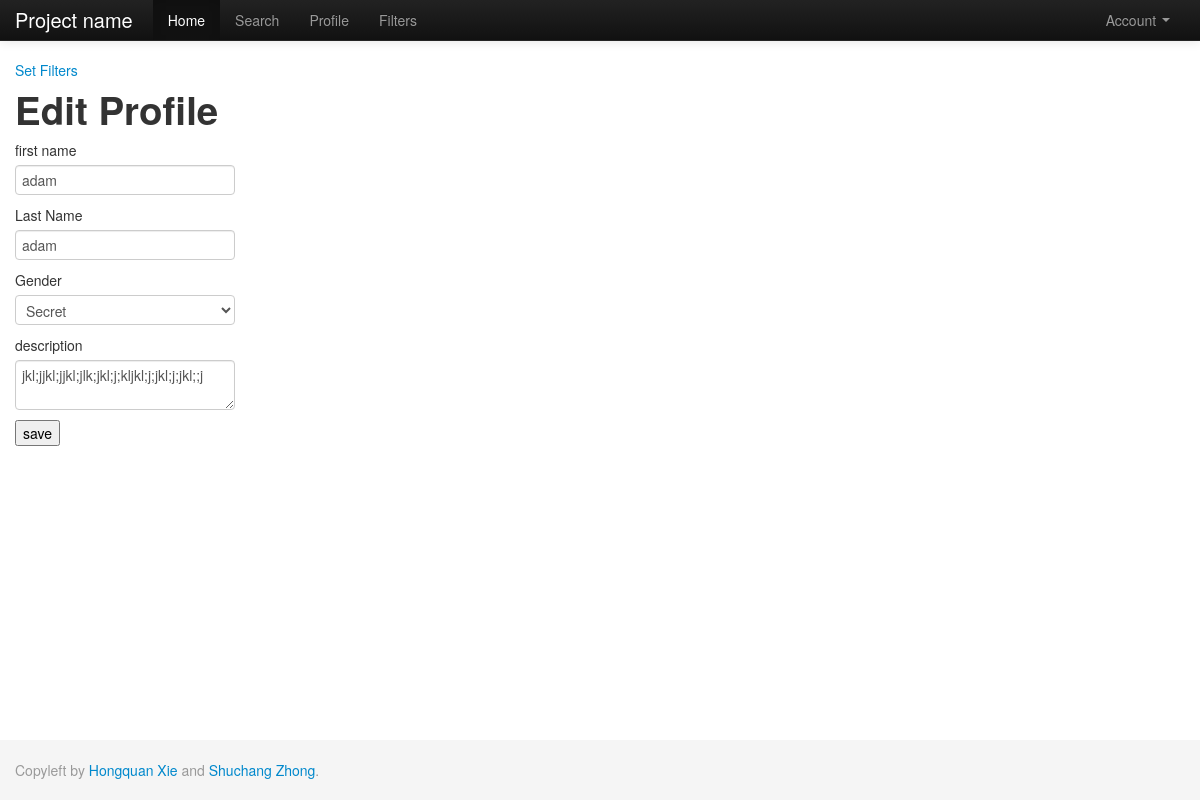
/index.php/setting/set_profile (signed in), run on an earlier commit of the app's database.
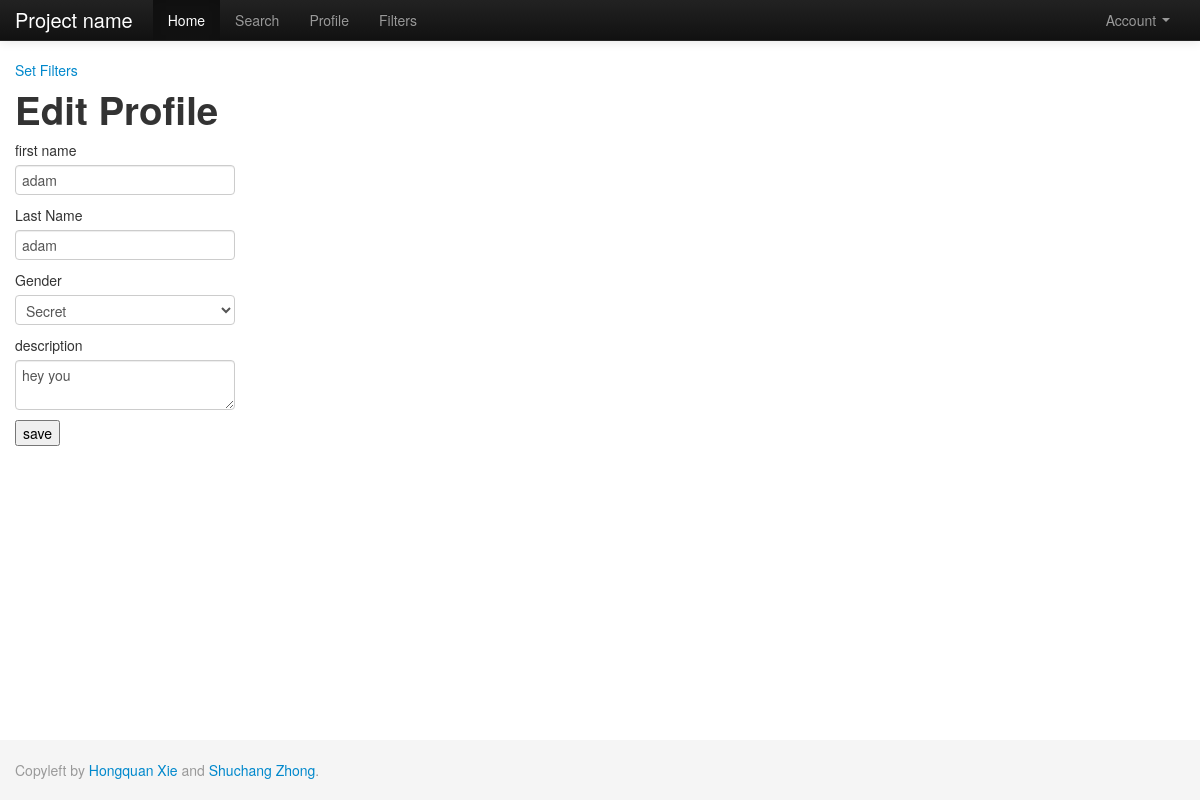
And on a later commit of the database.
### tables this page shows
CREATE TABLE IF NOT EXISTS `user` (
  `uid` int(11) NOT NULL AUTO_INCREMENT,
  `uname` varchar(50) NOT NULL,
  `email` varchar(50) NOT NULL,
  `password` varchar(50) NOT NULL,
  `dt_inserted` datetime NOT NULL,
  `dt_edited` timestamp NOT NULL DEFAULT '0000-00-00 00:00:00' ON UPDATE CURRENT_TIMESTAMP,
  `first_name` varchar(50) NOT NULL,
  `last_name` varchar(50) NOT NULL,
  `gender` tinyint(1) DEFAULT NULL,
  `photo` varchar(100) DEFAULT NULL,
  `description` varchar(1000) NOT NULL,
  `last_latitude` float NOT NULL DEFAULT '0',
  `last_longitude` float NOT NULL DEFAULT '0',
  `current_state` varchar(50) NOT NULL,
  `active` tinyint(1) NOT NULL DEFAULT '1',
  PRIMARY KEY (`uid`),
  UNIQUE KEY `email` (`email`,`uname`)
);

### application/controllers/setting.php (called while the page is built, shortened)
<?php if ( ! defined('BASEPATH')) exit('No direct script access allowed');
class Setting extends CI_Controller {
 	public function __construct(){
		$this->load->helper('view_helper');
		$this->load->view('header');
    }
	public function set_profile(){
		$user_id = $_SESSION['user']['uid'];
		if($user_id){
			$this->load->model('User');
			$this->User->uid = $user_id;
			$user = current($this->User->get());
			$data['user'] = $user;
			$this->load->view('set_profile', $data);
		}
		$this->load->view('footer');
	}
}?>

### index.php (called while the page is built, shortened)
<?php
require_once BASEPATH.'core/CodeIgniter.php';

### application/models/user.php (called while the page is built, shortened)
<?php
class User extends CI_Model {
    function get($params=null){
		$this->db->select('*');
		$this->db->from('user');
		$where = ' 1=1 ';
		if(isset($this->uid)){
			$where .= ' AND user.uid = '.$this->uid;
		}
		if($params){
			$params['user.active']=1;
			$this->db->where($params);
		}else
			$this->db->where($where, null, false);
		$query = $this->db->get();
        return $query->result_array();
    }
}

### application/views/set_profile.php (the view, shortened to what this page needs)
<div>
	<a href="/trunk/index.php/setting/set_filter">Set Filters</a>
</div>
<form  action="/trunk/index.php/setting/save_profile" method="post">
	<fieldset>
		<h1 >Edit Profile</h1>
		<div >
			<div >
				<label for="name">first name</label>
				<input type="text" value="<?php echo $user['first_name'];?>" name="first_name"/>
			</div>
		</div>
		<div >
			<div>
				<label for="password">Last Name</label>
				<input type="text" value="<?=$user['last_name']?>" name="last_name"/>
			</div>
		</div>
		<div >
			<label>Gender</label>
			<select name="gender" >
			  <option <?php echo $user['gender']=='2'?'selected="selected"':'' ;?> value="2">Secret</option>
			</select>
		</div>
		<div>
			<label for="description">description</label>
			<textarea  name="description"><?php echo $user['description'];?></textarea>
		</div>
		<div class="">
			<input type="submit" value="save" class="button float_right" />
		</div>
	</fieldset>
</form>

### application/views/header.php (shortened to what this page needs)
<!DOCTYPE html>
<html>
  <head>
  <?php
  echo "<link href=".BASE_URI."assets/css/bootstrap.css rel='stylesheet' media='screen'>";
  echo "<link href=".BASE_URI."assets/css/bootstrap-responsive.css rel='stylesheet' media='screen'>";
  echo "<link href=".BASE_URI."assets/css/bootstrap-datetimepicker.min.css rel='stylesheet' media='screen'>";
  echo "<link href=".BASE_URI."assets/css/jquery-ui-1.10.3.custom.min.css rel='stylesheet' media='screen'>";
 ?>
  </head>
  <body>
  <div id="wrap">
  <div class="navbar navbar-inverse navbar-fixed-top">
        <div class="navbar-inner">
          <div class="container">
            <a class="brand" href="">Project name</a>
            <div class="nav-collapse collapse">
              <ul class="nav">
                <li class="active"><a href="">Home</a></li>
                <li><a href="/trunk/index.php/search">Search</a></li>
                <?php if($_SESSION){ ?>
                <li><a href="/trunk/index.php/user?uid=
					<?php
					echo  $_SESSION['user']['uid'];
					?>
					">Profile</a></li>
                <li><a href="/trunk/index.php/filters">Filters</a></li>
                <?php } ?>
              </ul>
        <ul class="nav pull-right">
          <?php if (!$_SESSION) { ?>
          <li><a href="/trunk/index.php/login" class ="pull-right"> Sign In </a><li>
          <li><a href="/trunk/index.php/signup" class ="pull-right">JOIN US!</a><li>
          <?php } else { ?>
            <li class="dropdown">
          <a href="" class="dropdown-toggle" data-toggle="dropdown">
                  Account
                  <b class="caret"></b>
             </a>
          </li>
            <?php } ?>
        </ul>
            </div>
          </div>
        </div>
      </div>
  <div class="container">

### application/views/footer.php
	</div>
	<div id="push"></div>
	    </div>
	<div id="footer">
	      <div class="container">
	        <p class="muted credit">Copyleft by <a href="#">Hongquan Xie</a> and <a href="#">Shuchang Zhong</a>.</p>
	      </div>
	    </div>
  </body>
</html>

What changed in the data, as far as the page shows it:
changed user "adam": description "jkl;jjkl;jjkl;jlk;jkl;j;kljkl;j;jkl;j;jkl;;j" → "hey you"
